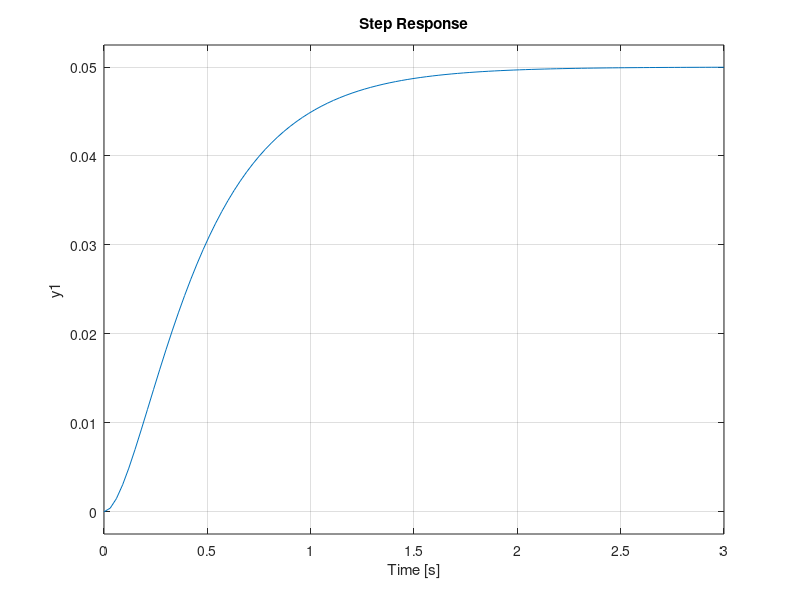
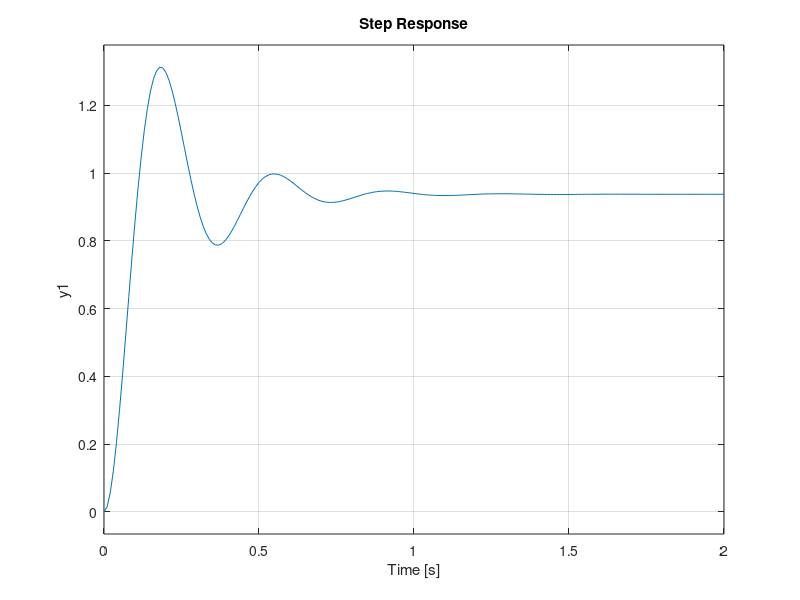
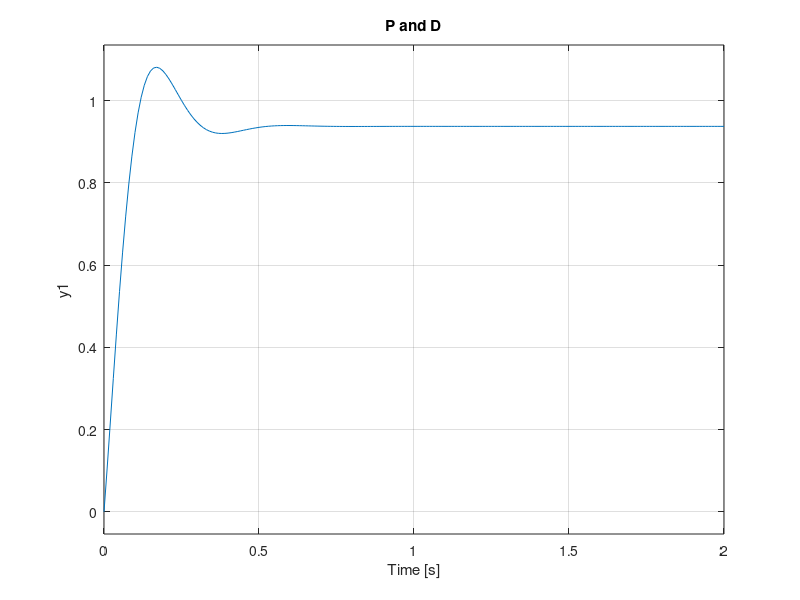
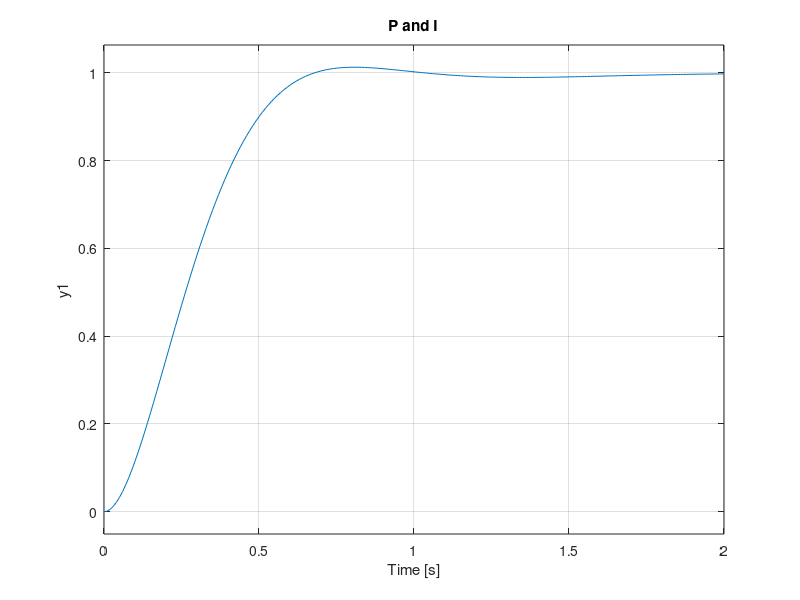

Source code (MATLAB) for these figures, in order: (Note: this script raises an error after producing the figures.)
clear;
Kp = 1;
Ki = 1;
Kd = 1;

s = tf('s');
C = Kp + Ki/s + Kd*s
C1 = pid(Kp,Ki,Kd)
tf(C1)


s = tf('s');
P = 1/(s^2 + 10*s + 20);
step(P)

figure;
Kp = 300;
C = pid(Kp)
T = feedback(C*P,1)

t = 0:0.01:2;
step(T,t)

figure;
Kp = 300;
Kd = 10;
C = pid(Kp, 0, Kd)
T = feedback(C*P,1)

t = 0:0.01:2;
step(T,t)
title('P and D');

figure;
Kp = 30;
Ki = 70;
C = pid(Kp,Ki)
T = feedback(C*P,1)

t = 0:0.01:2;
step(T,t)
title('P and I');

figure;
Kp = 350;
Ki = 300;
Kd = 50;
C = pid(Kp,Ki,Kd)
T = feedback(C*P,1);

t = 0:0.01:2;
step(T,t)
title('P, I, and D');

pidTuner(P,C)

